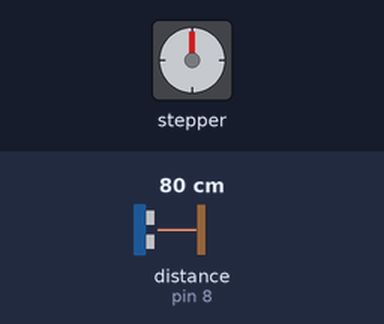
This sketch was run on a simulated Arduino Uno, built with avr-gcc and run on an emulated ATmega328P. Parts: stepper motor. Wiring (inferred from the names in the program): ultrasonic range finder: trigger pin 9; echo pin 8. The inputs (shaded band) are chosen by the test bench; at power-on: distance to the obstacle (sensor on pin 8) 80 cm. The echo pulse lasts 58.3 µs per cm; stepper angles assume 2048 steps per turn; what the sketch prints to the serial monitor is not drawn.

Above: at 1.2 s.
1.3 s: distance to the obstacle (sensor on pin 8) set to 2 cm
4.3 s: distance to the obstacle (sensor on pin 8) set to 18 cm
Timing chart, 0 to 13.3 s (numbered marks = the images above; inputs shaded):
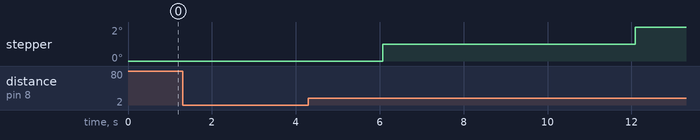

Measured:
- after the input at 1.3 s, every drawn part: stays the same

The sketch:

switchCaseStateMachine.ino
```cpp
#include <AccelStepper.h>
#define CONSTANT_SPEED 0
#define SLOWING_DOWN 1
#define STOPPED 2
#define ECHO 8
#define TRIG 9
#define SPEED_OF_SOUND 340.29 // m/s
int state = CONSTANT_SPEED;
//Declare stepper motor here using: AccelStepper
//e.g. AccelStepper myMotor(4,4,5,6,7); declares a stepper motor names myMotor
//...with a 4 wire interface connected to pins 4-7
AccelStepper myStepper(4,4,5,6,7);
void setup() {
// put your setup code here, to run once:
    pinMode(ECHO,INPUT);
    pinMode(TRIG,OUTPUT);
    Serial.begin(9600);
}
//variables for duration,distance,speed
long duration=0;
float distance=0;
int stepsPerSec=0;
void loop() {
// put your main code here, to run repeatedly:
// Read in a distance from the ultrasonic distance sensor:
// The PING))) is triggered by a HIGH pulse of 10 microseconds.
    digitalWrite(TRIG, HIGH);
    delayMicroseconds(10);
    digitalWrite(TRIG, LOW);
//read length of time pulse
    duration = pulseIn(ECHO, HIGH);
// convert the time into a distance
    distance = 0.5 * duration * 1e-6 * SPEED_OF_SOUND *1e3;
    Serial.print(distance);
    switch(state){
        case CONSTANT_SPEED:
            Serial.println(" Constant Speed");
            myStepper.setSpeed(200);//Task for this state
//TODO: insert test condition here
            break;
        case SLOWING_DOWN:
            Serial.println(" Slowing Down");
//TODO: set speed here
            if(distance>200){//test condition to transition back to previous state
                state = CONSTANT_SPEED;
            }else if(distance<100){//test condition to transition to next state
                state = STOPPED;
            }
            break;
        case STOPPED:
            Serial.println(" Stopped");
//TODO: set speed to 0
//TODO: insert test condition here.
            break;
    }
    myStepper.runSpeed();
}
```
